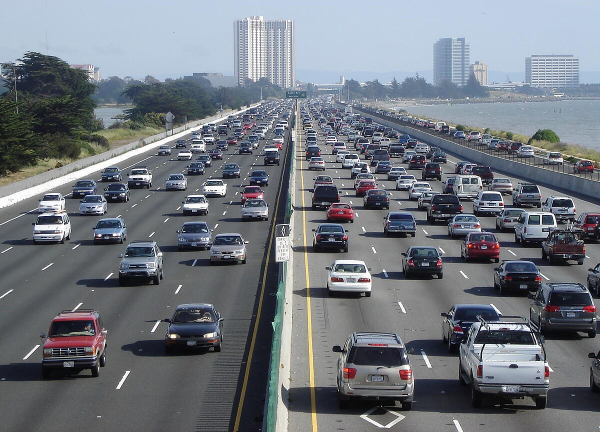
#> input picture cameratest/objectdetectie/aaa.jpg, 1200 x 864 px (shown at 1/2 size)
$ python -i lines_with_wen.py   (imports and definitions only)
#> lines starting #> are read from the running program, lines starting #| are printed output that depends on the picture; after the words box and inside, x2 and y2 are one past the last pixel; in counts of white or black regions, pixels touching at a corner belong together
#> further down, picture is the input picture: shape (864, 1200, 3); mean B, G, R 126.9, 119.3, 113.9
#/usr/bin/env python3

import cv2
import numpy as np
import time
import can
import struct

CAN_MESSAGE_SENDING_SPEED_MOTOR = 0.04
CAN_MESSAGE_SENDING_SPEED_STEER = 0.4

# [9 lines left out: function initialize_camera, not called in this run]

def initialize_can():
    bus = can.Bus(interface='socketcan', channel='can0', bitrate=500000)
    return bus


def region_of_interest(img, vertices):
    mask = np.zeros_like(img)
    cv2.fillPoly(mask, vertices, 255)
    masked_image = cv2.bitwise_and(img, mask)
    return masked_image

def get_x(line, y_norm):
    x1, y1, x2, y2 = line
    if x1 == x2:  # vertical line
        return x1
    if (y1 - y_norm) * (y2 - y_norm) > 0: # line does not cross y_norm
        return None

    m = (y2 - y1) / (x2 - x1)
    if m == 0:
        return None
    x = x1 + (y_norm - y1) / m
    return int(x)

def detect_lanes(frame):
    blurred = cv2.GaussianBlur(frame, (5, 5), 0)
    gray = cv2.cvtColor(blurred, cv2.COLOR_BGR2GRAY)
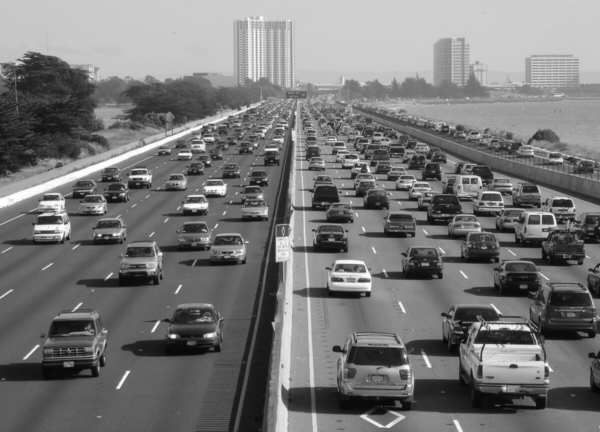
#> gray: shape (864, 1200) (shown at 1/2 size); min 6, max 255, mean 118.6
    grayscale = cv2.inRange(gray, 150, 255) # 200 - 255 voor rechter camera
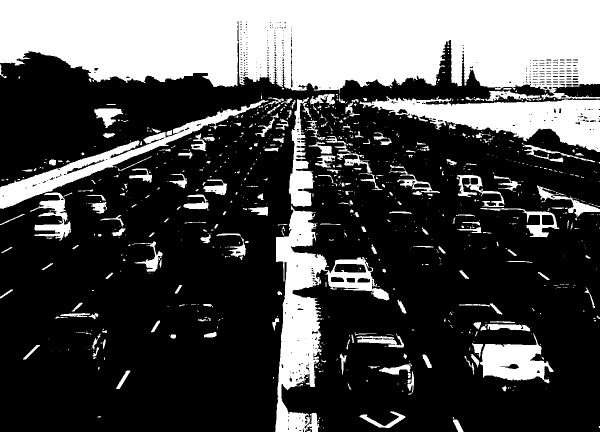
#> grayscale: shape (864, 1200) (shown at 1/2 size); 30% white; 873 white regions (643 under 20 px), largest, box (x1, y1, x2, y2) and area: (0, 0, 1200, 199) 187994, (550, 411, 779, 864) 29563, (719, 192, 1200, 304) 24348

    edges = cv2.Canny(grayscale, 70, 200)
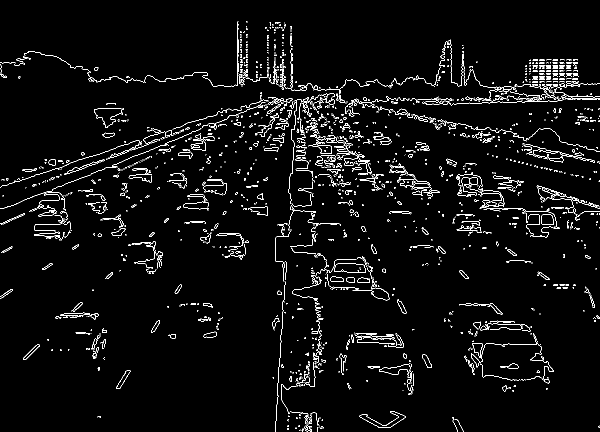
#> edges: shape (864, 1200) (shown at 1/2 size); 3.4% white in thin lines or dots

    height, width = edges.shape
#> height = 864; width = 1200
    y_norm = int(height / 2)
#> y_norm = 432
    x_norm = 540

    roi_border = width // 8 * 3
#> roi_border = 450

    region_vertices = [(roi_border, 0), (width, 0), (width, height), (roi_border, height)]
    roi = region_of_interest(edges, np.array([region_vertices], np.int32))
#> in region_of_interest, `cv2.fillPoly(mask, vertices, 255)`:
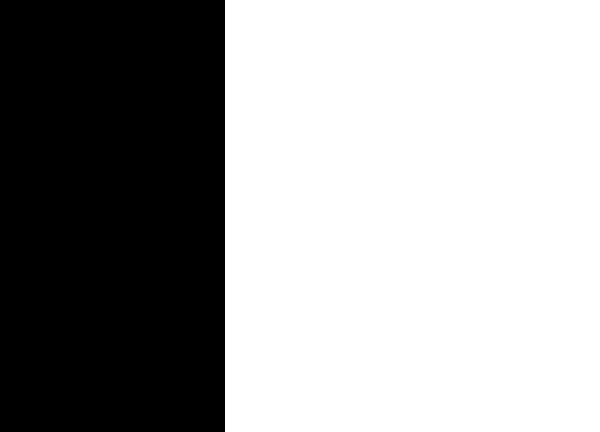
#> mask: shape (864, 1200) (shown at 1/2 size); 62.5% white; 1 black region, box (x1, y1, x2, y2) and area: (0, 0, 450, 864) 388800
#> in region_of_interest, `masked_image = cv2.bitwise_and(img, mask)`:
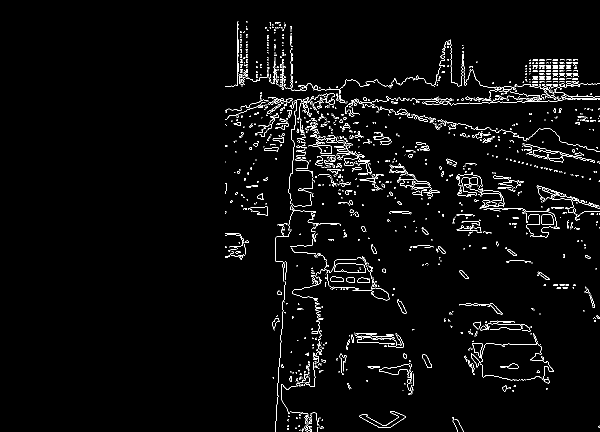
#> masked_image: shape (864, 1200) (shown at 1/2 size); 2.6% white in thin lines or dots, all inside (x1, y1, x2, y2) = (450, 42, 1200, 864)
    lines = cv2.HoughLinesP(roi, 1, np.pi / 180, 50, np.array([]), minLineLength=50, maxLineGap=300)
#> lines = 167 rows, first 6: [475, 144, 1198, 324], [526, 199, 1199, 199], [550, 858, 598, 170], [501, 208, 1199, 196], [474, 97, 1081, 704], [457, 217, 1176, 192]

    x_at_target_values = []

    if lines is not None:
        for line in lines:
            x_val = get_x(line[0], y_norm)
            if x_val is not None:
                x_at_target_values.append(x_val)
#> this loop made 167 passes
#> x_val on passes 61, 62, 66: 714, 1070, 1063
#> after the loop, x_at_target_values = 73 values, max 1157 at index 44, min 474 at index 49, mean 793.4

    if x_at_target_values:
        x_at_target = int(np.median(x_at_target_values))
#> x_at_target = 761
        if x_at_target < x_norm - 75: # example values
            print("hard left")
            return (-1.2) # left
        elif x_at_target > x_norm + 75: # example values, maybe make them linear / exponential
            print("hard right")
            return 1.2 # right
        elif x_at_target < x_norm - 25: # example values
            print("left")
            return (-0.65) # left
        elif x_at_target > x_norm + 25: # example values, maybe make them linear / exponential
            print("right")
            return 0.65 # right
        else:
            print("straight")
            return 0.0


# [80 lines left out: functions move_forward, steer, main, not called in this run]

# [2 lines not run here, left out]

"""
Steer task aanmaken, elke iteratie vd loop de inhoud van die task aanpassen
of
Elke iteratie vd loop en task stoppen en een nieuwe aanmaken

??
hoef niet eens een message die herhaalt stuurt te maken
kan gwn voor iedere iteratie 1 message sturen
??
"""

>>> import cv2
>>> picture = cv2.imread('../../cameratest/objectdetectie/aaa.jpg')
>>> result = detect_lanes(picture)
#> result = 1.2
